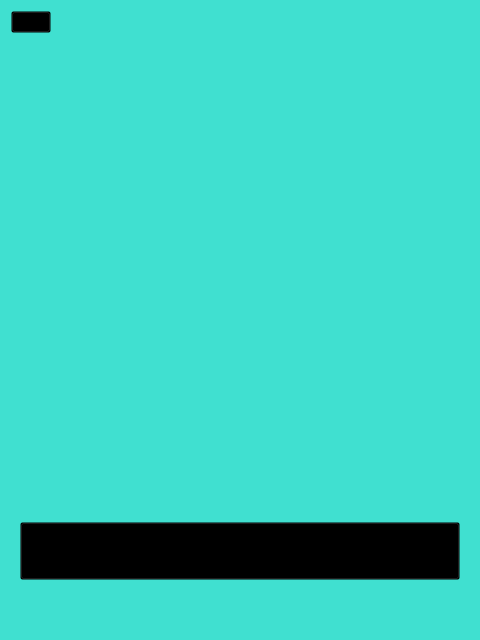
<?xml version="1.0" encoding="UTF-8"?>
<ui version="4.0">
 <class>camera_ui</class>
 <widget class="QWidget" name="camera_ui">
  <property name="geometry">
   <rect>
    <x>0</x>
    <y>0</y>
    <width>480</width>
    <height>640</height>
   </rect>
  </property>
  <property name="windowTitle">
   <string>Form</string>
  </property>
  <property name="styleSheet">
   <string notr="true">background-color:rgb(64,224,208)</string>
  </property>
  <layout class="QGridLayout" name="gridLayout">
   <item row="2" column="0">
    <widget class="QWidget" name="gridWidget" native="true">
     <property name="sizePolicy">
      <sizepolicy hsizetype="Preferred" vsizetype="Preferred">
       <horstretch>0</horstretch>
       <verstretch>2</verstretch>
      </sizepolicy>
     </property>
     <layout class="QGridLayout" name="gridLayout_2">
      <item row="0" column="0">
       <widget class="QLabel" name="showcode">
        <property name="sizePolicy">
         <sizepolicy hsizetype="Preferred" vsizetype="Preferred">
          <horstretch>0</horstretch>
          <verstretch>1</verstretch>
         </sizepolicy>
        </property>
        <property name="text">
         <string/>
        </property>
       </widget>
      </item>
      <item row="1" column="0">
       <widget class="QPushButton" name="pushButton">
        <property name="sizePolicy">
         <sizepolicy hsizetype="Minimum" vsizetype="Preferred">
          <horstretch>0</horstretch>
          <verstretch>2</verstretch>
         </sizepolicy>
        </property>
        <property name="styleSheet">
         <string notr="true">background-color:transparent</string>
        </property>
        <property name="text">
         <string/>
        </property>
        <property name="icon">
         <iconset theme="C:\build-Check_application-Desktop_Qt_5_10_1_MinGW_32bit-Release\Image\capture.png"/>
        </property>
        <property name="iconSize">
         <size>
          <width>100</width>
          <height>100</height>
         </size>
        </property>
       </widget>
      </item>
      <item row="2" column="0">
       <spacer name="verticalSpacer">
        <property name="orientation">
         <enum>Qt::Vertical</enum>
        </property>
        <property name="sizeType">
         <enum>QSizePolicy::Preferred</enum>
        </property>
        <property name="sizeHint" stdset="0">
         <size>
          <width>20</width>
          <height>40</height>
         </size>
        </property>
       </spacer>
      </item>
     </layout>
    </widget>
   </item>
   <item row="0" column="0" alignment="Qt::AlignLeft|Qt::AlignTop">
    <widget class="QPushButton" name="pushButton_2">
     <property name="sizePolicy">
      <sizepolicy hsizetype="Preferred" vsizetype="Preferred">
       <horstretch>0</horstretch>
       <verstretch>1</verstretch>
      </sizepolicy>
     </property>
     <property name="styleSheet">
      <string notr="true">background-color:transparent</string>
     </property>
     <property name="text">
      <string/>
     </property>
     <property name="icon">
      <iconset theme="C:\build-Check_application-Desktop_Qt_5_10_1_MinGW_32bit-Release\Image\arrow.png"/>
     </property>
     <property name="iconSize">
      <size>
       <width>50</width>
       <height>50</height>
      </size>
     </property>
    </widget>
   </item>
   <item row="1" column="0">
    <widget class="QCameraViewfinder" name="cameaShow" native="true">
     <property name="sizePolicy">
      <sizepolicy hsizetype="Preferred" vsizetype="Preferred">
       <horstretch>0</horstretch>
       <verstretch>5</verstretch>
      </sizepolicy>
     </property>
    </widget>
   </item>
  </layout>
 </widget>
 <customwidgets>
  <customwidget>
   <class>QCameraViewfinder</class>
   <extends>QWidget</extends>
   <header location="global">qcameraviewfinder.h</header>
   <container>1</container>
  </customwidget>
 </customwidgets>
 <resources/>
 <connections/>
</ui>
